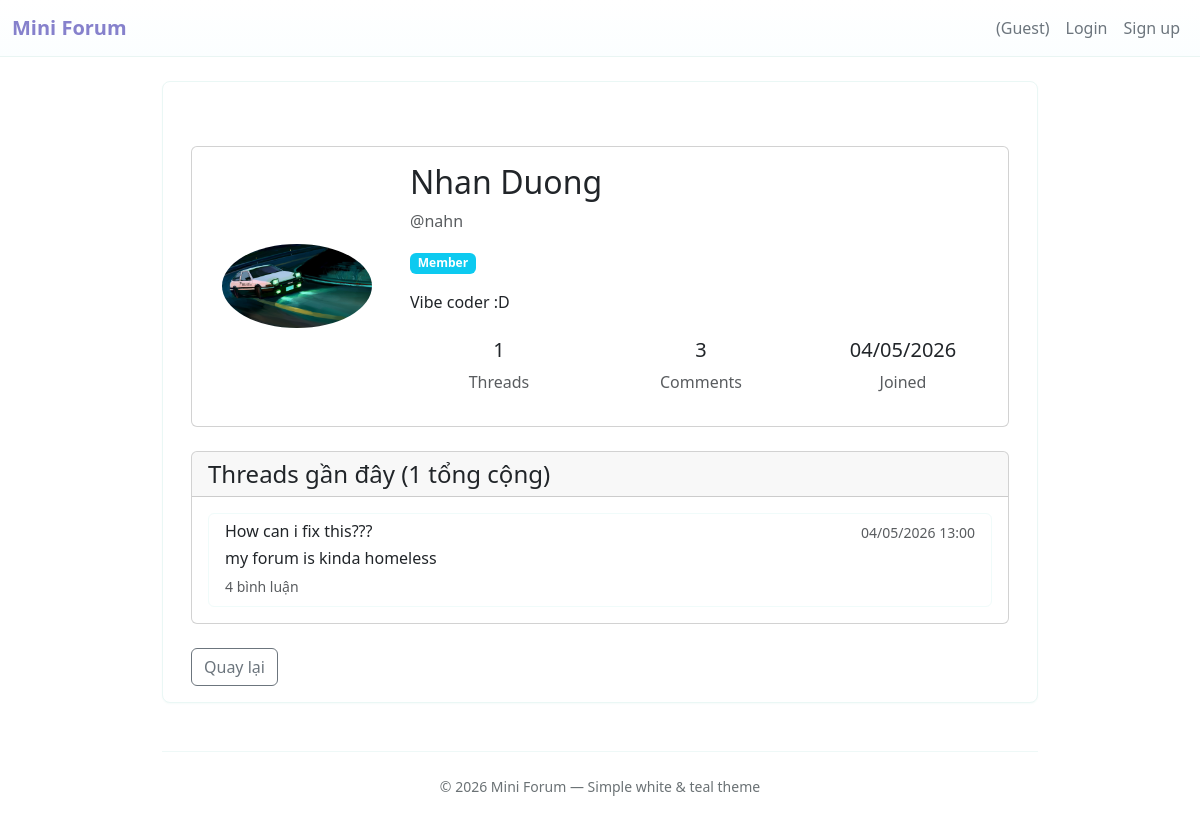
The app's page /user/nahn/ with its own data.
### forum/models.py (models this page shows, shortened)
class User(AbstractUser):
    ROLE_GUEST = "guest"
    ROLE_MEMBER = "member"
    ROLE_MODERATOR = "moderator"
    ROLE_ADMIN = "admin"
    ROLE_CHOICES = [
        (ROLE_GUEST, "Guest"),
        (ROLE_MEMBER, "Member"),
        (ROLE_MODERATOR, "Moderator"),
        (ROLE_ADMIN, "Admin"),
    ]
    role = models.CharField(max_length=16, choices=ROLE_CHOICES, default=ROLE_MEMBER)
    avatar = models.ImageField(upload_to="avatars/", null=True, blank=True)
    bio = models.TextField(max_length=500, blank=True, default="")
    class Meta:
        db_table = "auth_user"
        verbose_name = "User"
        verbose_name_plural = "Users"
    def get_thread_count(self):
        return self.threads.filter(status=Thread.STATUS_PUBLISHED).count()
    def get_comment_count(self):
        return self.comments.filter(status=Comment.STATUS_PUBLISHED).count()
    def get_display_name(self):
        if self.first_name and self.last_name:
            return f"{self.first_name} {self.last_name}"
        elif self.first_name:
            return self.first_name
        return self.username

class Thread(models.Model):
    STATUS_PUBLISHED = "published"
    STATUS_HIDDEN = "hidden"
    STATUS_DELETED = "deleted"
    STATUS_CHOICES = [
        (STATUS_PUBLISHED, "Published"),
        (STATUS_HIDDEN, "Hidden"),
        (STATUS_DELETED, "Deleted"),
    ]
    title = models.CharField(max_length=255)
    content = models.TextField()
    author = models.ForeignKey(
        settings.AUTH_USER_MODEL, on_delete=models.CASCADE, related_name="threads"
    )
    status = models.CharField(
        max_length=16, choices=STATUS_CHOICES, default=STATUS_PUBLISHED
    )
    created_at = models.DateTimeField(default=timezone.now)
    updated_at = models.DateTimeField(auto_now=True)
    image = models.ImageField(upload_to="threads/", null=True, blank=True)

### forum/views.py (the view)
# urls.py: path("user/<str:username>/", views.user_profile, name="user_profile"),
def user_profile(request, username):
    target_user = get_object_or_404(User, username=username)
    user_threads = target_user.threads.filter(status=Thread.STATUS_PUBLISHED).order_by(
        "-created_at"
    )[:10]
    context = {
        "target_user": target_user,
        "user_threads": user_threads,
        "thread_count": target_user.get_thread_count(),
        "comment_count": target_user.get_comment_count(),
        "is_own_profile": request.user.is_authenticated and request.user == target_user,
    }
    return render(request, "forum/user_profile.html", context)

### forum/templates/forum/user_profile.html (shortened to what this page needs)
{% extends "base.html" %}
{% block content %}
<div class="container mt-5">
    <div class="card mb-4">
        <div class="card-body">
            <div class="row align-items-center">
                <div class="col-md-3 text-center">
                    {% if target_user.avatar %}
                        <img src="{{ target_user.avatar.url }}" alt="{{ target_user.username }}" class="img-fluid rounded-circle" style="max-width: 150px; max-height: 150px; object-fit: cover;">
                    {% else %}
                        <div class="bg-secondary rounded-circle d-inline-flex align-items-center justify-content-center" style="width: 150px; height: 150px;">
                            <span class="text-white fs-1">{{ target_user.username|first|upper }}</span>
                        </div>
                    {% endif %}
                </div>
                <div class="col-md-9">
                    <h2>{{ target_user.get_display_name }}</h2>
                    <p class="text-muted">@{{ target_user.username }}</p>
                    <div class="mb-3">
                        {% if target_user.role == 'admin' %}
                            <span class="badge bg-danger">Admin</span>
                        {% elif target_user.role == 'moderator' %}
                            <span class="badge bg-warning">Moderator</span>
                        {% else %}
                            <span class="badge bg-info""">Member</span>
                        {% endif %}
                    </div>
                    {% if target_user.bio %}
                        <p class="card-text">{{ target_user.bio }}</p>
                    {% else %}
                        <p class="card-text text-muted"><em>Chưa có tiểu sử</em></p>
                    {% endif %}
                    <div class="row text-center mt-4">
                        <div class="col-sm-4">
                            <h5>{{ thread_count }}</h5>
                            <p class="text-muted">Threads</p>
                        </div>
                        <div class="col-sm-4">
                            <h5>{{ comment_count }}</h5>
                            <p class="text-muted">Comments</p>
                        </div>
                        <div class="col-sm-4">
                            <h5>{{ target_user.date_joined|date:"d/m/Y" }}</h5>
                            <p class="text-muted">Joined</p>
                        </div>
                    </div>
                </div>
            </div>
        </div>
    </div>
    <div class="card">
        <div class="card-header">
            <h4 class="mb-0">Threads gần đây ({{ thread_count }} tổng cộng)</h4>
        </div>
        <div class="card-body">
            {% if user_threads %}
                <div class="list-group">
                    {% for thread in user_threads %}
                        <a href="{% url 'forum:detail' thread.id %}" class="list-group-item list-group-item-action">
                            <div class="d-flex w-100 justify-content-between">
                                <h6 class="mb-1">{{ thread.title }}</h6>
                                <small class="text-muted">{{ thread.created_at|date:"d/m/Y H:i" }}</small>
                            </div>
                            <p class="mb-1 text-truncate">{{ thread.content|truncatewords:15 }}</p>
                            <small class="text-muted">
                                 {{ thread.comments.count }} bình luận
                            </small>
                        </a>
                    {% endfor %}
                </div>
            {% else %}
                <p class="text-muted text-center py-4">
                    <em>Chưa có thread nào được xuất bản</em>
                </p>
            {% endif %}
        </div>
    </div>
    <div class="mt-4">
        <a href="{% url 'forum:index' %}" class="btn btn-outline-secondary">
             Quay lại
        </a>
    </div>
</div>
{% endblock %}

### forum/static/forum/theme.css (style rules this page uses)
:root { --brand-teal: #0b1467; --brand-dark: #8681cc; --muted: #6c757d; }
body { background-color: #ffffff; color: #1f2937; }
.list-group-item { border: 1px solid #f0fbfa; }

### records on screen
Thread: title "How can i fix this???", created_at "04/05/2026 13:00", content "my forum is kinda homeless", comments.count "4"

### other values on screen
{{ target_user.get_display_name }} "Nhan Duong"
{{ target_user.username }} "nahn"
{{ target_user.bio }} "Vibe coder :D"
{{ thread_count }} "1"
{{ comment_count }} "3"
{{ target_user.date_joined|date:"d/m/Y" }} "04/05/2026"
